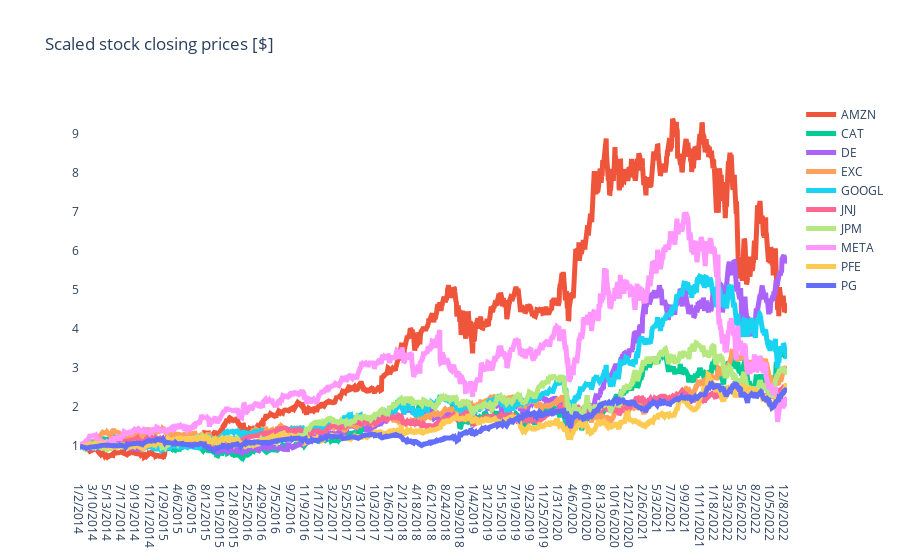

Notebook source saved alongside this figure:
### Markdown cell above
- **Using "price_scaling" and "plot_financial_data" functions, plot the scaled data (closing prices) for all stocks.**
- **Based on the generated graph, which stock had the best and worst performance?**

### Code cell
plot_financial_data(price_scaling(close_price_df), 'Scaled stock closing prices [$]')
# John Deere stock is the best performing one atm.

### Figure 1 — Plotly figure (JSON) as saved in the notebook; plotly's stock layout.template omitted (floating-point values rounded to 4 significant figures; data arrays with more than 128 entries replaced by an {"elided": "..."} marker saying what was removed)
{"data": [{"hovertemplate": "<extra></extra>", "legendgroup": "", "line": {"color": "#636efa", "dash": "solid", "width": 5}, "marker": {"symbol": "circle"}, "mode": "lines", "name": "", "orientation": "v", "showlegend": false, "type": "scatter", "xaxis": "x", "yaxis": "y"}, {"line": {"width": 5}, "name": "AMZN", "type": "scatter", "x": {"elided": "2257 str values"}, "y": {"elided": "2257 float values"}}, {"line": {"width": 5}, "name": "CAT", "type": "scatter", "x": {"elided": "2257 str values"}, "y": {"elided": "2257 float values"}}, {"line": {"width": 5}, "name": "DE", "type": "scatter", "x": {"elided": "2257 str values"}, "y": {"elided": "2257 float values"}}, {"line": {"width": 5}, "name": "EXC", "type": "scatter", "x": {"elided": "2257 str values"}, "y": {"elided": "2257 float values"}}, {"line": {"width": 5}, "name": "GOOGL", "type": "scatter", "x": {"elided": "2257 str values"}, "y": {"elided": "2257 float values"}}, {"line": {"width": 5}, "name": "JNJ", "type": "scatter", "x": {"elided": "2257 str values"}, "y": {"elided": "2257 float values"}}, {"line": {"width": 5}, "name": "JPM", "type": "scatter", "x": {"elided": "2257 str values"}, "y": {"elided": "2257 float values"}}, {"line": {"width": 5}, "name": "META", "type": "scatter", "x": {"elided": "2257 str values"}, "y": {"elided": "2257 float values"}}, {"line": {"width": 5}, "name": "PFE", "type": "scatter", "x": {"elided": "2257 str values"}, "y": {"elided": "2257 float values"}}, {"line": {"width": 5}, "name": "PG", "type": "scatter", "x": {"elided": "2257 str values"}, "y": {"elided": "2257 float values"}}], "layout": {"legend": {"tracegroupgap": 0}, "plot_bgcolor": "white", "title": {"text": "Scaled stock closing prices [$]"}, "xaxis": {"anchor": "y", "domain": [0, 1]}, "yaxis": {"anchor": "x", "domain": [0, 1]}}}
